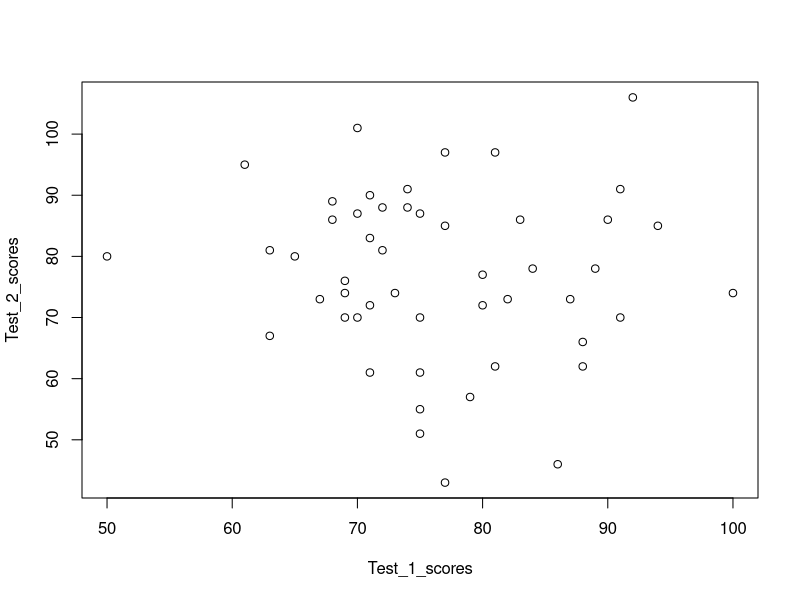
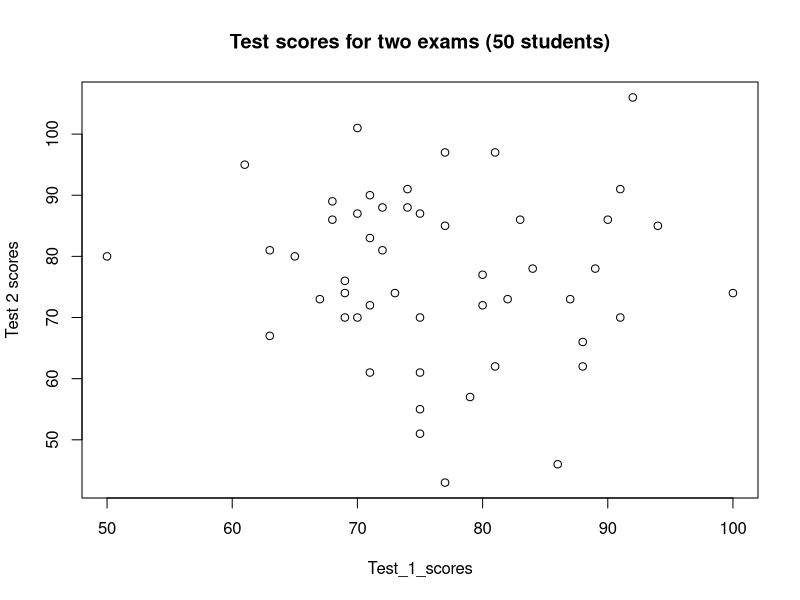
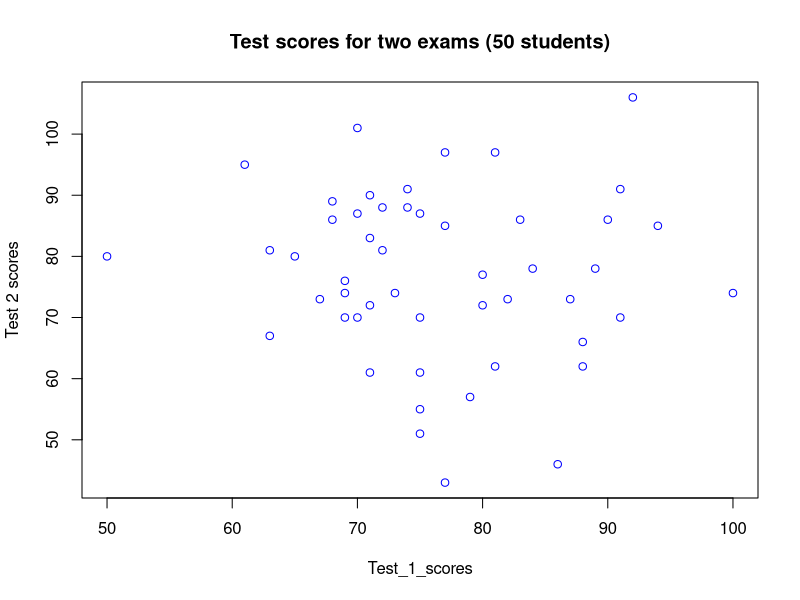

The R source for these figures, in order:
## ---- chunk 1
knitr::opts_chunk$set(echo = TRUE)
## ---- chunk 2
set.seed(2016)  # There is a typo in the video (set.seed=2016)
Test_1_scores=round(rnorm(50, 78, 10))
Test_2_scores=round(rnorm(50, 78, 14))
## ---- chunk 3
Test_1_scores # Data won't be the same with the data generated in the video lecture since there was a typo in set.seed. 

## ---- chunk 4
Test_2_scores # Data won't be the same with the data generated in the video lecture since there was a typo in set.seed. 
## ---- chunk 5
# y ~ x
plot(Test_2_scores~Test_1_scores) # Test_2_scores is y
## ---- chunk 6
plot(Test_2_scores~Test_1_scores, main='Test scores for two exams (50 students)', xlab='Test_1_scores', ylab='Test 2 scores')
## ---- chunk 7
plot(Test_2_scores~Test_1_scores, main='Test scores for two exams (50 students)', xlab='Test_1_scores', ylab='Test 2 scores', col='blue')
